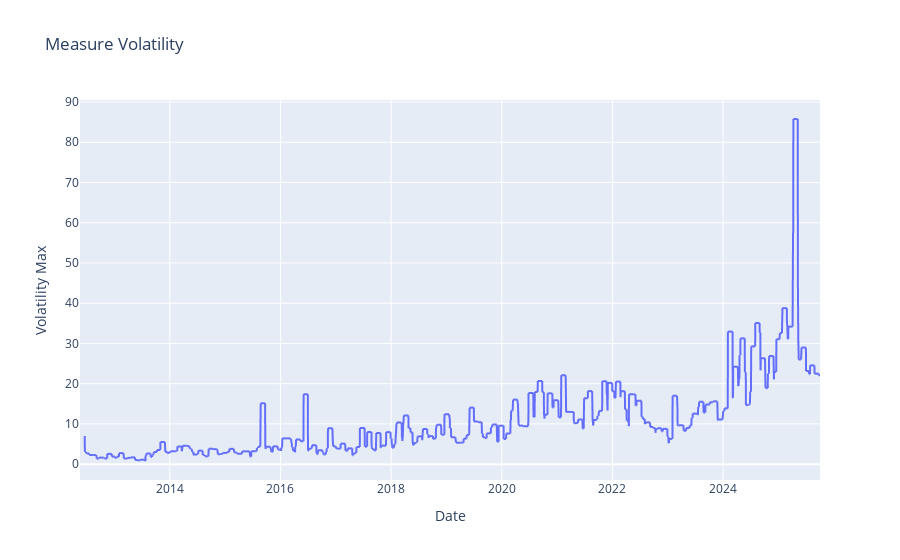

The notebook cell saved with this chart:
### Code cell
# Show it
fig = px.line(df_stock, x="date", y="volatility_max", title="Measure Volatility", 
              labels={"date": "Date", "volatility_max": "Volatility Max"})
fig.show()

### Figure 1 — Plotly figure (JSON) as saved in the notebook; plotly's stock layout.template omitted (floating-point values rounded to 4 significant figures; data arrays with more than 128 entries replaced by an {"elided": "..."} marker saying what was removed)
{"data": [{"hovertemplate": "Date=%{x}<br>Volatility Max=%{y}<extra></extra>", "legendgroup": "", "line": {"color": "#636efa", "dash": "solid"}, "marker": {"symbol": "circle"}, "mode": "lines", "name": "", "showlegend": false, "type": "scattergl", "x": {"elided": "3362 str values"}, "xaxis": "x", "y": {"elided": "3362 float values"}, "yaxis": "y"}], "layout": {"legend": {"tracegroupgap": 0}, "title": {"text": "Measure Volatility"}, "xaxis": {"anchor": "y", "domain": [0, 1], "title": {"text": "Date"}}, "yaxis": {"anchor": "x", "domain": [0, 1], "title": {"text": "Volatility Max"}}}}
